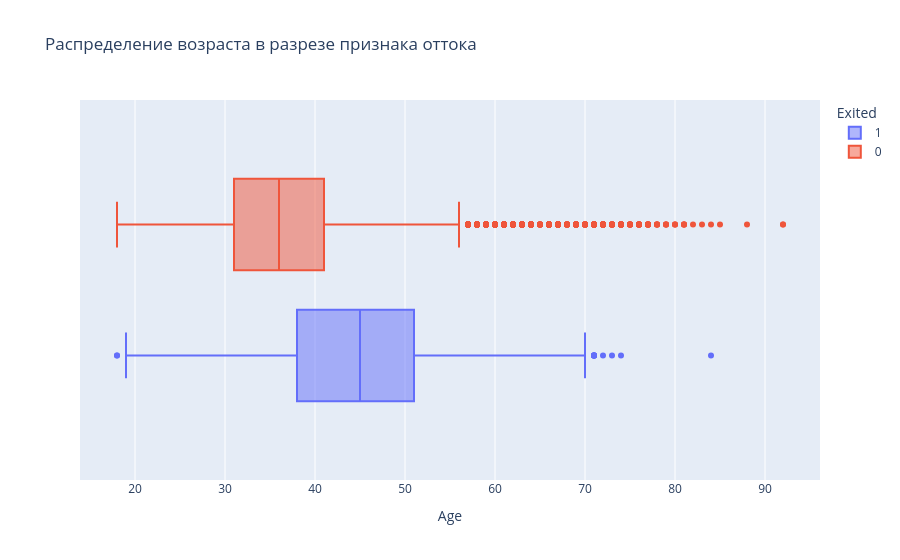

Notebook code for this chart:
### Markdown cell above
Среди лояльных клиентов многие имеют нулевой баланс, в остальном распределение примерно одинаковое.

### Code cell
fig = px.box(churn_data, x = 'Age', color= 'Exited', title = 'Распределение возраста в разрезе признака оттока')
fig.show()

### Figure 1 — Plotly figure (JSON) as saved in the notebook; plotly's stock layout.template omitted (floating-point values rounded to 4 significant figures; data arrays with more than 128 entries replaced by an {"elided": "..."} marker saying what was removed)
{"data": [{"alignmentgroup": "True", "hovertemplate": "Exited=1<br>Age=%{x}<extra></extra>", "legendgroup": "1", "marker": {"color": "#636efa"}, "name": "1", "notched": false, "offsetgroup": "1", "orientation": "h", "showlegend": true, "type": "box", "x": {"elided": "2037 int values"}, "x0": " ", "xaxis": "x", "y0": " ", "yaxis": "y"}, {"alignmentgroup": "True", "hovertemplate": "Exited=0<br>Age=%{x}<extra></extra>", "legendgroup": "0", "marker": {"color": "#EF553B"}, "name": "0", "notched": false, "offsetgroup": "0", "orientation": "h", "showlegend": true, "type": "box", "x": {"elided": "7963 int values"}, "x0": " ", "xaxis": "x", "y0": " ", "yaxis": "y"}], "layout": {"boxmode": "group", "legend": {"title": {"text": "Exited"}, "tracegroupgap": 0}, "title": {"text": "Распределение возраста в разрезе признака оттока"}, "xaxis": {"anchor": "y", "domain": [0, 1], "title": {"text": "Age"}}, "yaxis": {"anchor": "x", "domain": [0, 1]}}}
